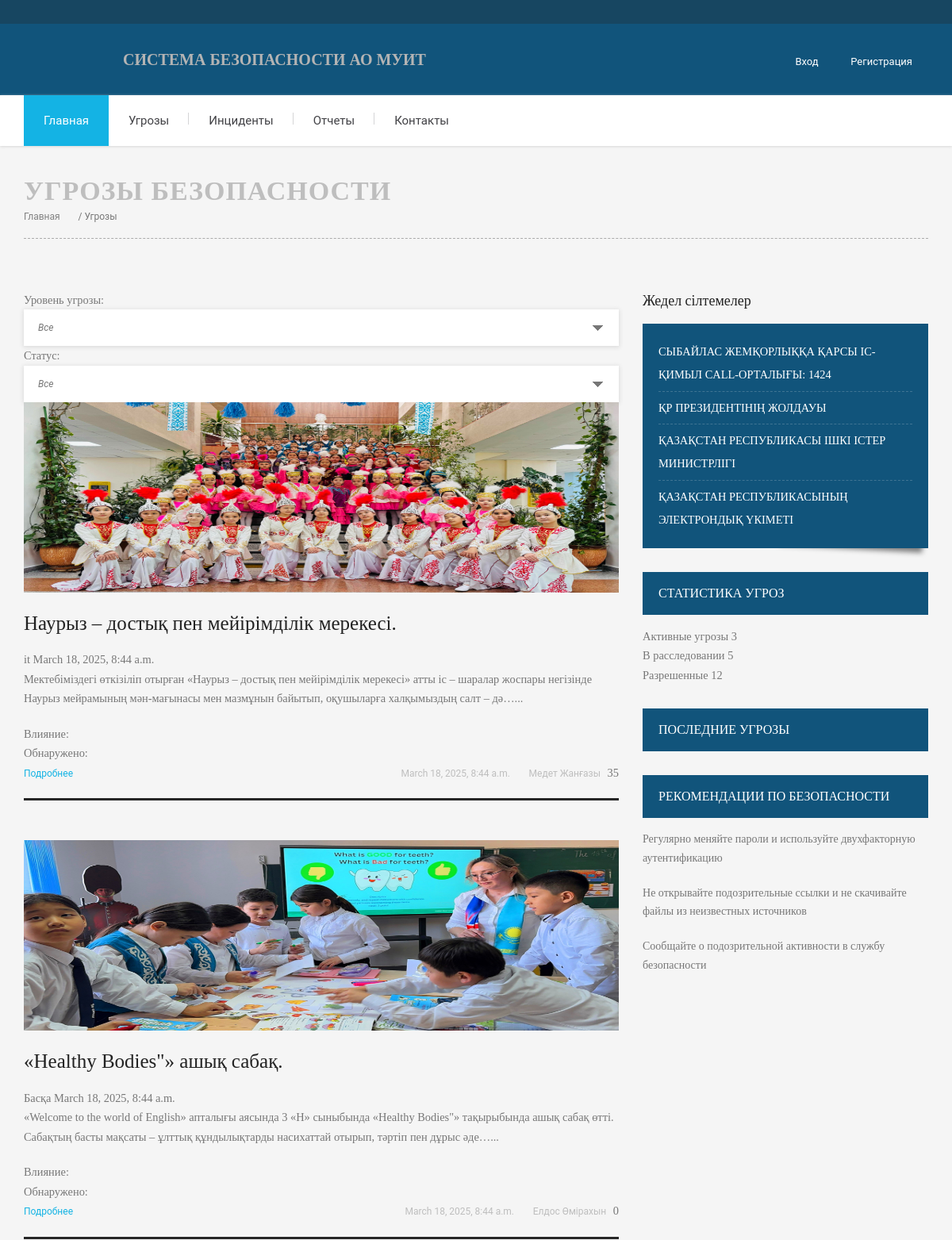
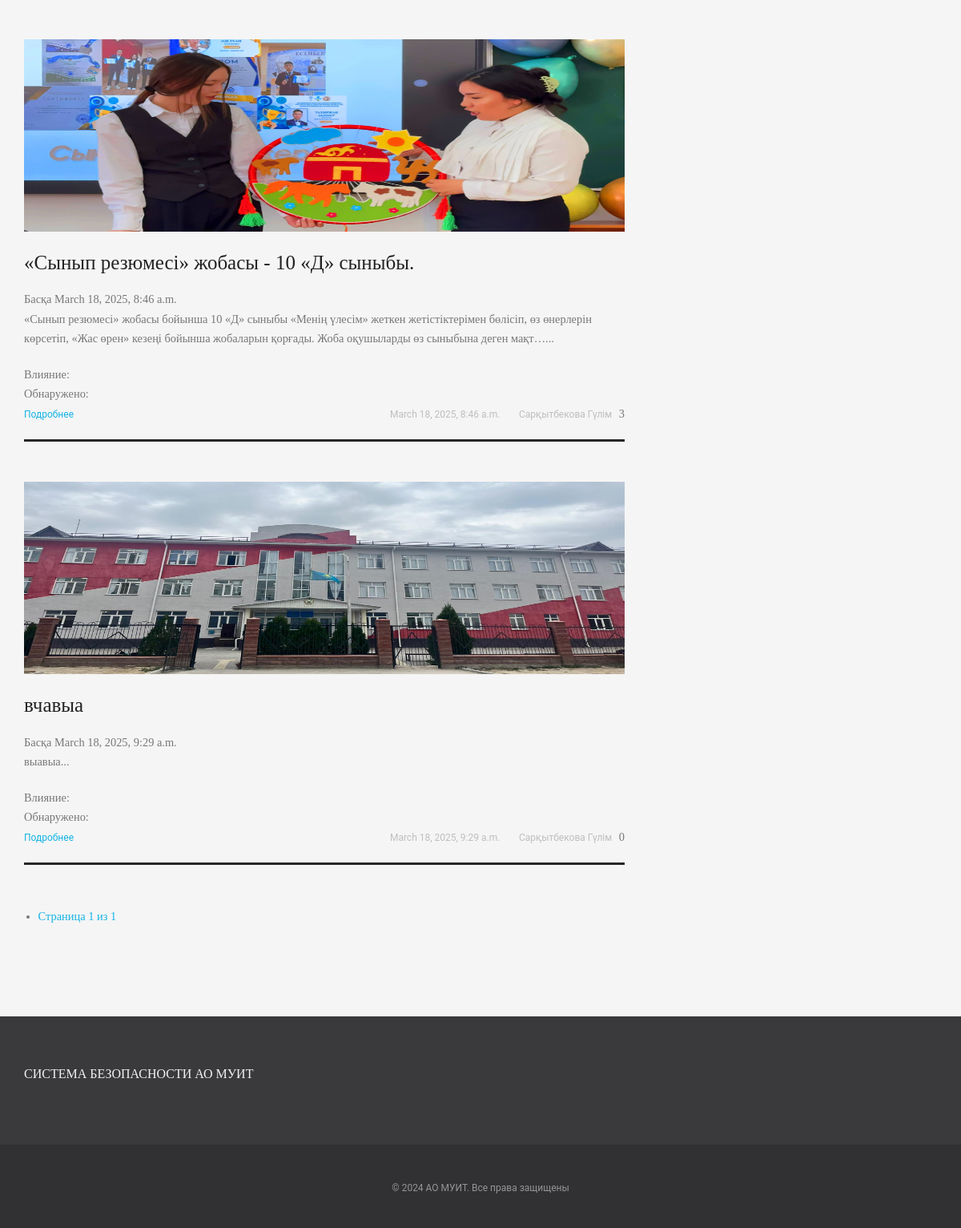
/post/list/, run on the app's committed database (2 pictures, top to bottom).
### news/models.py (models this page shows, shortened)
class Post(models.Model):
    title = models.CharField(max_length=500)
    image = models.ImageField(upload_to='photos_news/')
    content = models.TextField()
    pub_date = models.DateTimeField('date published')
    author = models.CharField(max_length=200)
    category = models.ForeignKey(Category, on_delete=models.CASCADE)
    views = models.PositiveIntegerField(default=0)  # Добавьте поле для просмотров

class Category(models.Model):
    title = models.CharField(max_length=100)
    def __str__(self):
        return self.title

### news/views.py (the view)
# urls.py: path('post/list/', views.PostListView.as_view(), name='post_list'),
class PostListView(ListView):
    model = Post
    template_name = 'post/post_list.html'
    context_object_name = 'posts'
    paginate_by = 5
    def get(self, request, *args, **kwargs):
        return super().get(request, *args, **kwargs)

### templates/post/post_list.html (shortened to what this page needs)
{% extends 'base.html' %}
{% load static %}
{% load news_tags %}
{% block content %}
<div class="large-12 columns">
    <div class="page-title">
        <h1>Угрозы безопасности</h1>
        <div class="breadcrumbs">
            <a href="{% url 'news:HomeView' %}" title="">Главная</a> / Угрозы
        </div>
    </div>
</div>
<div id="main" class="medium-8 large-8 columns">
    <div class="threat-filters">
        <div class="filter-group">
            <label>Уровень угрозы:</label>
            <select class="threat-level-filter">
                <option value="all">Все</option>
            </select>
        </div>
        <div class="filter-group">
            <label>Статус:</label>
            <select class="threat-status-filter">
                <option value="all">Все</option>
            </select>
        </div>
    </div>
    <div id="post-area">
        {% for post in page_obj %}
        <article class="post full-width slideUp2xRun threat-item {% if post.threat_level == 'high' %}high-threat{% elif post.threat_level == 'medium' %}medium-threat{% else %}low-threat{% endif %}">
            <a href="{% url 'news:post_detail' post.id %}" class="image-post item-overlay">
                <img src="{{ post.image.url }}" alt="">
            </a>
            <header class="entry-header">
                <h2 class="entry-title">
                    <a href="">{{ post.title }}</a>
                </h2>
                <div class="threat-meta">
                    <span class="threat-category">{{ post.category }}</span>
                    <span class="threat-date">{{ post.pub_date }}</span>
                </div>
            </header>
            <div class="entry-content">
                <p>
                    {{ post.content|truncatechars:200 }}...
                </p>
                <div class="threat-details">
                    <div class="detail-item">
                        <span>Влияние: {{ post.impact }}</span>
                    </div>
                    <div class="detail-item">
                        <span>Обнаружено: {{ post.detection_date }}</span>
                    </div>
                </div>
            </div>
            <footer class="entry-footer">
                <div class="left">
                    <span class="cat-links">
                        <a href="{% url 'news:post_detail' post.id %}" rel="category tag">Подробнее</a>
                    </span>
                </div>
                <div class="right">
                    <span class="posted-on"><a href="">{{ post.pub_date }}</a></span>
                    <span class="byline"><a href="">{{ post.author }}</a></span>
                    <span class="threat-views"> {{ post.views }}</span>
                </div>
            </footer>
        </article>
        {% endfor %}
    </div>
    <nav>
        <ul class="pagination">
            <li class="page-item">
                <a class="page-link" href="">
                    Страница {{ page_obj.number }} из {{ page_obj.paginator.num_pages }}
                </a>
            </li>
        </ul>
    </nav>
</div>
<aside id="sidebar" class="medium-4 large-4 columns">
    {% include 'include/sidebar-area.html' %}
    <div class="widget widget_threat_statistics">
        <h3 class="widget-title">Статистика угроз</h3>
        <div class="threat-stats">
            <div class="stat-item">
                <span class="stat-label">Активные угрозы</span>
                <span class="stat-value high">3</span>
            </div>
            <div class="stat-item">
                <span class="stat-label">В расследовании</span>
                <span class="stat-value medium">5</span>
            </div>
            <div class="stat-item">
                <span class="stat-label">Разрешенные</span>
                <span class="stat-value low">12</span>
            </div>
        </div>
    </div>
    <div class="widget widget_recent_threats">
        <h3 class="widget-title">Последние угрозы</h3>
    </div>
    <div class="widget widget_security_tips">
        <h3 class="widget-title">Рекомендации по безопасности</h3>
        <div class="security-tips-list">
            <div class="tip-item">
                <p>Регулярно меняйте пароли и используйте двухфакторную аутентификацию</p>
            </div>
            <div class="tip-item">
                <p>Не открывайте подозрительные ссылки и не скачивайте файлы из неизвестных источников</p>
            </div>
            <div class="tip-item">
                <p>Сообщайте о подозрительной активности в службу безопасности</p>
            </div>
        </div>
    </div>
</aside>
{% endblock %}

### templates/base.html (shortened to what this page needs)
{% load static %}
<!DOCTYPE html>
<html lang="ru">
<head>
	<link rel="stylesheet" href="{% static 'css/normalize.css' %}"/>
	<link rel="stylesheet" href="{% static 'css/styles.css' %}"/>
	<link rel="stylesheet" href="{% static 'css/layout.css' %}"/>
	<link rel="stylesheet" href="{% static 'css/vendor.css' %}"/>
	<link rel="stylesheet" href="{% static 'css/fontello.css' %}"/>
	<link rel="stylesheet" href="{% static 'js/vendor/layerslider/css/layerslider.css' %}"/>
</head>
<body class="">
<div id="wrapper">
	<header id="header" class="header type-3">
		<div class="header-top">
			<div class="row">
				<div class="large-12 columns">
					<ul class="social-icons">
						<li class="twitter">
							<a target="_blank" href="https://twitter.com/ThemeMakers">Twitter</a>
						</li>
						<li class="facebook">
							<a target="_blank" href="http://www.facebook.com/wpThemeMakers">Facebook</a>
						</li>
						<li class="linkedin">
							<a target="_blank" href="http://linkedin.com/">Linkedin</a>
						</li>
						<li class="pinterest">
							<a target="_blank" href="http://pinterest.com/">Pinterest</a>
						</li>
						<li class="gplus">
							<a target="_blank" href="http://plus.google.com/">Google Plus</a>
						</li>
						<li class="instagram">
							<a target="_blank" href="http://instagram.com/">Instagram</a>
						</li>
						<li class="dribbble">
							<a target="_blank" href="http://dribbble.com/">Dribbble</a>
						</li>
					</ul>
				</div>
			</div>
		</div>
		<div class="header-middle">
			<div class="row">
				<div class="large-12 columns">
					<div class="header-middle-entry">
						<div class="logo">
							<span class="tmm_logo">
								<a title="Система безопасности АО МУИТ" href="" style="font-size: 20px;">
									<b>Система безопасности АО МУИТ</b>
								</a>
							</span>
						</div>
						<div class="account">
							{% if user.is_authenticated %}
							<a href="{% url 'account:logout' %}" class="login-btn" style="display: flex; flex-direction: column; height: 40px; line-height: 20px;">
								    	<span style="display: block;">
								    		<i class="fa fa-sign-out" aria-hidden="true"></i>{{user}}
								    	</span>
								    	<span style="font-size:11px;color: red;display: block;">Выйти</span></a>
							{% else %}
							<ul>
								<li data-login="loginDialog" class="lock"><a href="{% url 'account:login' %}">Вход</a></li>
								<li data-account="accountDialog" class="user"><a href="{% url 'account:login' %}">Регистрация</a></li>
							</ul>
							{% endif %}
						</div>
					</div>
				</div>
			</div>
		</div>
		<div class="header-bottom">
			<div class="row">
				<div class="large-12 columns">
					<nav id="navigation" class="navigation top-bar" data-topbar>
						<div class="menu-primary-menu-container">
							<ul id="menu-primary-menu" class="menu">
								<li class="current_page_item"><a href="{% url 'news:HomeView' %}">Главная</a></li>
								<li><a href="{% url 'news:post_list' %}">Угрозы</a></li>
								<li><a href="contact.html">Инциденты</a></li>
								<li><a href="contact.html">Отчеты</a></li>
								<li><a href="{% url 'news:contact_view' %}">Контакты</a></li>
							</ul>
						</div>
						<div class="search-form-nav">
							<form method="get" action="home.html#">
								<fieldset>
									<button type="submit" class="submit-search">Поиск</button>
								</fieldset>
							</form>
						</div>
					</nav>
				</div>
			</div>
		</div>
	</header>
	<main id="content" class="row sbr">
		{% block content %}
        {% endblock %}
	</main>
	<footer id="footer">
		<div class="footer-top">
			<div class="row">
				<div class="large-12 columns">
					<div id="text-2" class="widget widget_text">
						<h3 class="widget-title">Система безопасности АО МУИТ</h3>
					</div>
				</div>
			</div>
		</div>
		<div class="footer-bottom">
			<div class="row">
				<div class="large-12 columns" style="text-align: center;">
					<div class="copyright">
						© 2024 АО МУИТ. Все права защищены
					</div>
				</div>
			</div>
		</div>
	</footer>
</div>
</body>
</html>

### templates/include/sidebar-area.html
<div id="categories-2" class="widget widget_categories">
	<h3 class="">Жедел сілтемелер</h3>
	<ul>
		<li class="cat-item">
			<a href="news.html">СЫБАЙЛАС ЖЕМҚОРЛЫҚҚА ҚАРСЫ ІС-ҚИМЫЛ CALL-ОРТАЛЫҒЫ: 1424</a>
		</li>
		<li class="cat-item">
			<a href="news.html">ҚР ПРЕЗИДЕНТІНІҢ ЖОЛДАУЫ</a>
		</li>
		<li class="cat-item">
			<a href="news.html">Қазақстан Республикасы Ішкі істер министрлігі</a>
		</li>
		<li class="cat-item">
			<a href="news.html">Қазақстан Республикасының Электрондық үкіметі</a>
		</li>
	</ul>
</div>

### static/css/layout.css (style rules this page uses)
div,dl,dt,dd,ul,ol,li,h1,h2,h3,h4,h5,h6,pre,form,p,blockquote,th,td { margin:0;padding:0 }
a { color:#14b3e4;text-decoration:none;line-height:inherit;-webkit-transition:all 0.35s ease;-moz-transition:all 0.35s ease;-ms-transition:all 0.35s ease;transition:all 0.35s ease }
a img { border:none }
p { font-family:inherit;font-weight:normal;font-size:0.9rem;line-height:1.7;margin-bottom:1.25rem;text-rendering:optimizeLegibility }
h1,h2,h3,h4,h5,h6 { text-rendering:optimizeLegibility;margin-top:0;margin-bottom:0.9375rem;line-height:1.5;font-weight:normal }
h1 { font-size:1.5rem;font-family:"Roboto Slab";color:#222 }
h2 { font-size:0.9375rem;font-family:"Roboto Slab";color:#222 }
h3 { font-size:0.8125rem;font-family:"Roboto Slab";color:#222 }
strong,b { font-weight:bold;line-height:inherit }
ul,ol,dl { font-size:0.9rem;line-height:2;margin-bottom:1.25rem;list-style-position:outside;font-family:inherit }
ul { margin-left:1.1rem }
@media only screen and (min-width: 48.063em) { h1,h2,h3,h4,h5,h6 { line-height:1.5 } }
@media only screen and (min-width: 48.063em) { h1 { font-size:2.125rem } }
@media only screen and (min-width: 48.063em) { h2 { font-size:1.5625rem } }
@media only screen and (min-width: 48.063em) { h3 { font-size:1.125rem } }
.page-title { position:relative;margin-bottom:4.0625rem;text-transform:uppercase;padding-bottom:1rem;border-bottom-width:1px;border-bottom-style:dashed;border-bottom-color:#ababab }
.page-title h1 { color:#bebebe;margin-bottom:0.3125rem;line-height:1;letter-spacing:1px;font-family:"Roboto Slab";font-size:2.125rem;font-weight:600 }
.page-title .breadcrumbs { text-transform:capitalize;font-family:"Roboto",sans-serif;font-size:0.75rem }
.page-title .breadcrumbs a { display:inline-block;position:relative;color:#818181;padding-right:1.25rem;-webkit-transition:color 0.35s ease;-moz-transition:color 0.35s ease;-ms-transition:color 0.35s ease;transition:color 0.35s ease }
.page-title .breadcrumbs a:after { position:absolute;right:6px;color:#b4b4b4;content:"\e8b8";font-family:"fontello" }

### data on the page
Post: image (picture), title "Наурыз – достық пен мейірімділік мерекесі.", category "it", pub_date "March 18, 2025, 8:44 a.m.", content "Мектебіміздегі өткізіліп отырған «Наурыз – достық пен мейірімділік мерекесі» атты іс – шаралар жоспары негізінде Наурыз мейрамының мән-мағынасы мен мазмұнын байытып, оқушыларға халқымыздың салт – дә…", author "Медет Жанғазы", views "35"
Post: image (picture), title "«Healthy Bodies\"» ашық сабақ.", category "Басқа", pub_date "March 18, 2025, 8:44 a.m.", content "«Welcome to the world of English» апталығы аясында 3 «Н» сыныбында «Healthy Bodies\"» тақырыбында ашық сабақ өтті. Сабақтың басты мақсаты – ұлттық құндылықтарды насихаттай отырып, тәртіп пен дұрыс әде…", author "Елдос Өмірахын", views "0"
Post: image (picture), title "«Сынып резюмесі» жобасы - 10 «Д» сыныбы.", category "Басқа", pub_date "March 18, 2025, 8:46 a.m.", content "«Сынып резюмесі» жобасы бойынша 10 «Д» сыныбы «Менің үлесім» жеткен жетістіктерімен бөлісіп, өз өнерлерін көрсетіп, «Жас өрен» кезеңі бойынша жобаларын қорғады. Жоба оқушыларды өз сыныбына деген мақт…", author "Сарқытбекова Гүлім", views "3"
Post: image (picture), title "вчавыа", category "Басқа", pub_date "March 18, 2025, 9:29 a.m.", content "выавыа", author "Сарқытбекова Гүлім", views "0"

### other printed values
{{ page_obj.number }} "1"
{{ page_obj.paginator.num_pages }} "1"
